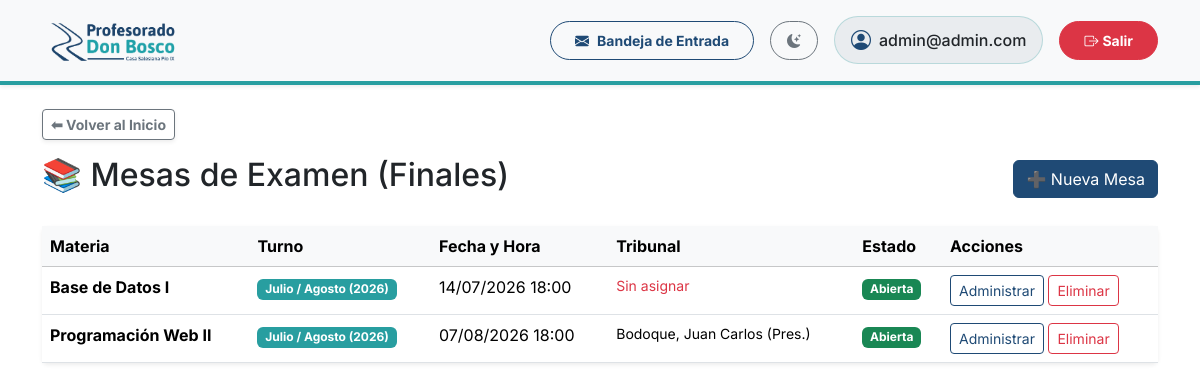
Page /mesas/ (signed in) on the committed database.
### gestion/models.py (models this page shows, shortened)
class MesaExamen(models.Model):
    TURNOS = [
        ('FEB_MAR', 'Febrero / Marzo'),
        ('JUL_AGO', 'Julio / Agosto'),
        ('NOV_DIC', 'Noviembre / Diciembre'),
        ('ESPECIAL', 'Mesa Especial / Única'),
    ]
    materia = models.ForeignKey(Materia, on_delete=models.CASCADE, related_name='mesas_examen')
    turno = models.CharField('Turno', max_length=20, choices=TURNOS, default='NOV_DIC')
    fecha_hora = models.DateTimeField('Fecha y Hora')
    presidente_mesa = models.ForeignKey(Docente, on_delete=models.SET_NULL, null=True, related_name='mesas_presidente')
    vocal_1 = models.ForeignKey(Docente, on_delete=models.SET_NULL, null=True, blank=True, related_name='mesas_vocal1')
    vocal_2 = models.ForeignKey(Docente, on_delete=models.SET_NULL, null=True, blank=True, related_name='mesas_vocal2')
    ciclo_lectivo = models.IntegerField('Ciclo Lectivo', default=2026)
    inscripciones_abiertas = models.BooleanField('Inscripciones Abiertas', default=True)
    cerrada = models.BooleanField('Mesa Cerrada', default=False)
    libro = models.CharField('Libro', max_length=50, null=True, blank=True)
    folio = models.CharField('Folio', max_length=50, null=True, blank=True)

class Materia(models.Model):
    CUATRIMESTRES = [
        ('1C', '1er Cuatrimestre'),
        ('2C', '2do Cuatrimestre'),
        ('AN', 'Anual'),
    ]
    nombre = models.CharField(max_length=150)
    plan = models.ForeignKey(PlanDeEstudio, on_delete=models.CASCADE, related_name='materias')
    año_dictado = models.IntegerField(verbose_name="Año en que se dicta (1, 2, 3...)")
    cuatrimestre_dictado = models.CharField(max_length=2, choices=CUATRIMESTRES, default='1C')

class Docente(models.Model):
    usuario = models.OneToOneField(User, on_delete=models.CASCADE, related_name='perfil_docente', null=True, blank=True)
    dni = models.CharField('DNI', max_length=15, unique=True)
    nombre = models.CharField('Nombre/s', max_length=100)
    apellido = models.CharField('Apellido/s', max_length=100)
    fecha_nacimiento = models.DateField('Fecha de nacimiento', null=True, blank=True)
    telefono = models.CharField(max_length=20, blank=True, null=True, verbose_name="Teléfono Fijo")
    celular = models.CharField(max_length=20, blank=True, null=True, verbose_name="Celular")
    direccion = models.CharField(max_length=200, blank=True, null=True, verbose_name="Dirección")
    email = models.EmailField(blank=True, null=True)
    nacionalidad = models.CharField(max_length=100, default='Argentina')
    codigo_postal = models.CharField(max_length=20, blank=True, null=True)
    comuna_zona = models.CharField(max_length=100, blank=True, null=True)
    PROVINCIAS = [
        ('Buenos Aires', 'Buenos Aires'), ('CABA', 'Ciudad Autónoma de Buenos Aires'),
        ('Catamarca', 'Catamarca'), ('Chaco', 'Chaco'), ('Chubut', 'Chubut'),
        ('Córdoba', 'Córdoba'), ('Corrientes', 'Corrientes'), ('Entre Ríos', 'Entre Ríos'),
        ('Formosa', 'Formosa'), ('Jujuy', 'Jujuy'), ('La Pampa', 'La Pampa'),
        ('La Rioja', 'La Rioja'), ('Mendoza', 'Mendoza'), ('Misiones', 'Misiones'),
        ('Neuquén', 'Neuquén'), ('Río Negro', 'Río Negro'), ('Salta', 'Salta'),
        ('San Juan', 'San Juan'), ('San Luis', 'San Luis'), ('Santa Cruz', 'Santa Cruz'),
        ('Santa Fe', 'Santa Fe'), ('Santiago del Estero', 'Santiago del Estero'),
        ('Tierra del Fuego', 'Tierra del Fuego'), ('Tucumán', 'Tucumán')
    ]
    provincia = models.CharField(max_length=100, choices=PROVINCIAS, blank=True, null=True)
    localidad = models.CharField(max_length=100, blank=True, null=True)
    SEXO_CHOICES = [('M', 'Masculino'), ('F', 'Femenino')]
    sexo = models.CharField(max_length=1, choices=SEXO_CHOICES, blank=True, null=True)
    lugar_nacimiento = models.CharField(max_length=100, blank=True, null=True)

### gestion/views.py (the view)
# urls.py: path('mesas/', lista_mesas, name='lista_mesas'),
@login_required
def lista_mesas(request):
    from .models import MesaExamen
    mesas = MesaExamen.objects.all().order_by('-ciclo_lectivo', 'fecha_hora')
    return render(request, 'gestion/lista_mesas.html', {'mesas': mesas})

### gestion/context_processors.py (called while the page is built)
def notificaciones_context(request):
    if request.user.is_authenticated:
        from gestion.models import Notificacion
        unread_count = Notificacion.objects.filter(usuario=request.user, leida=False).count()
        return {'unread_notifications_count': unread_count}
    return {'unread_notifications_count': 0}

### gestion/templates/gestion/lista_mesas.html (shortened to what this page needs)
{% extends "base.html" %}
{% block back_button %}
<a href="{% url 'dashboard' %}" class="btn btn-sm btn-outline-secondary shadow-sm fw-bold">⬅ Volver al Inicio</a>
{% endblock %}
{% block content %}
<div class="d-flex justify-content-between align-items-center mb-4">
    <h2>📚 Mesas de Examen (Finales)</h2>
    <a href="{% url 'alta_mesa' %}" class="btn btn-primary">➕ Nueva Mesa</a>
</div>
<div class="card shadow-sm border-0">
    <div class="card-body p-0">
        <div class="table-responsive">
<table class="table table-hover mb-0">
            <thead class="table-light">
                <tr>
                    <th>Materia</th>
                    <th>Turno</th>
                    <th>Fecha y Hora</th>
                    <th>Tribunal</th>
                    <th>Estado</th>
                    <th>Acciones</th>
                </tr>
            </thead>
            <tbody>
                {% for mesa in mesas %}
                <tr>
                    <td class="fw-bold">{{ mesa.materia.nombre }}</td>
                    <td><span class="badge bg-secondary">{{ mesa.get_turno_display }} ({{ mesa.ciclo_lectivo }})</span></td>
                    <td>{{ mesa.fecha_hora|date:"d/m/Y H:i" }}</td>
                    <td class="small">{% if mesa.presidente_mesa %}{{ mesa.presidente_mesa.apellido }}, {{ mesa.presidente_mesa.nombre }} (Pres.){% else %}<span class="text-danger">Sin asignar</span>{% endif %}</td>
                    <td>
                        {% if mesa.cerrada %}
                            <span class="badge bg-danger">Cerrada</span>
                        {% else %}
                            <span class="badge bg-success">Abierta</span>
                        {% endif %}
                    </td>
                    <td>
                        <a href="{% url 'detalle_mesa' mesa.id %}" class="btn btn-sm btn-outline-primary">Administrar</a>
                        <a href="{% url 'eliminar_mesa' mesa.id %}" class="btn btn-sm btn-outline-danger">Eliminar</a>
                    </td>
                </tr>
                {% empty %}
                <tr>
                    <td colspan="6" class="text-center py-4 text-muted">No hay mesas de examen registradas.</td>
                </tr>
                {% endfor %}
            </tbody>
        </table>
</div>
    </div>
</div>
{% endblock %}

### gestion/templates/base.html (shortened to what this page needs)
<!DOCTYPE html>
{% load static %}
<html lang="es" data-bs-theme="light">
<head>
    <link href="https://cdn.jsdelivr.net/npm/bootstrap@5.3.2/dist/css/bootstrap.min.css" rel="stylesheet">
    <link rel="stylesheet" href="https://cdn.jsdelivr.net/npm/bootstrap-icons@1.11.1/font/bootstrap-icons.css">
</head>
<body class="bg-body">
    <nav class="navbar navbar-expand-lg bg-body-tertiary navbar-custom mb-4 shadow-sm py-2">
        <div class="container">
            <a class="navbar-brand d-flex align-items-center" href="{% url 'dashboard' %}">
                <img id="main-logo" src="{% static 'img/logo.png' %}"
                     data-light-src="{% static 'img/logo.png' %}"
                     data-dark-src="{% static 'img/logo2.png' %}"
                     alt="Profesorado Don Bosco Pío IX"
                     onerror="this.src='https://placehold.co/300x80/ffffff/1F4A75?text=Profesorado+Don+Bosco&font=montserrat'">
            </a>
            <div class="collapse navbar-collapse" id="topNavbar">
                <div class="navbar-nav ms-auto d-flex flex-column flex-lg-row align-items-lg-center mt-3 mt-lg-0 gap-3">
                    <a href="{% url 'mis_notificaciones' %}" class="btn btn-outline-primary btn-sm fw-bold rounded-pill px-4 py-2 position-relative d-flex align-items-center justify-content-center">
                        <i class="bi bi-envelope-fill me-2"></i>Bandeja de Entrada
                    </a>
                    <button class="btn btn-outline-secondary btn-sm rounded-pill px-3 py-2 d-flex align-items-center justify-content-center" id="theme-toggle" title="Cambiar tema">
                        <i class="bi bi-moon-stars-fill theme-icon-active"></i>
                    </button>
                    <div class="d-flex align-items-center bg-body-secondary border border-secondary border-opacity-25 rounded-pill px-3 py-2 justify-content-center text-body">
                        <i class="bi bi-person-circle fs-5 me-2 text-primary"></i>
                        <span class="fw-medium">{{ user.username }}</span>
                    </div>
                    <form action="{% url 'logout' %}" method="post" class="d-flex justify-content-center m-0">
                        <button type="submit" class="btn btn-danger btn-sm fw-bold rounded-pill px-4 py-2 w-100 w-lg-auto">
                            <i class="bi bi-box-arrow-right me-1"></i>Salir
                        </button>
                    </form>
                </div>
            </div>
        </div>
    </nav>
    <div class="container mb-3">
        {% block back_button %}
        {% endblock %}
    </div>
    <div class="container">
        {% block content %}
        {% endblock %}
    </div>
</body>
</html>

### gestion/templates/base.html (style rules this page uses)
:root { --bs-primary: #1F4A75; --bs-primary-rgb: 31, 74, 117; --bs-secondary: #289EA0; --bs-secondary-rgb: 40, 158, 160; --bs-info: #289EA0; --bs-info-rgb: 40, 158, 160; --bg-color: #F8FAFC; }
body { font-family: 'Inter', sans-serif; }
.text-primary { color: var(--bs-primary) !important; }
.btn-primary { background-color: var(--bs-primary); border-color: var(--bs-primary); color: #fff; }
.btn-outline-primary { color: var(--bs-primary); border-color: var(--bs-primary); }
.navbar-brand img { max-height: 55px; object-fit: contain; }
.navbar-custom { border-bottom: 4px solid var(--bs-secondary); }
.theme-icon-active { display: inline-block; transition: transform 0.2s; }

### rows in the picture
MesaExamen: materia.nombre "Base de Datos I", turno "Julio / Agosto", ciclo_lectivo "2026", fecha_hora "14/07/2026 18:00", shows "Sin asignar", cerrada "Abierta"
MesaExamen: materia.nombre "Programación Web II", turno "Julio / Agosto", ciclo_lectivo "2026", fecha_hora "07/08/2026 18:00", presidente_mesa.apellido "Bodoque", presidente_mesa.nombre "Juan Carlos", cerrada "Abierta"

### other values in the picture
{{ user.username }} "admin@admin.com"
